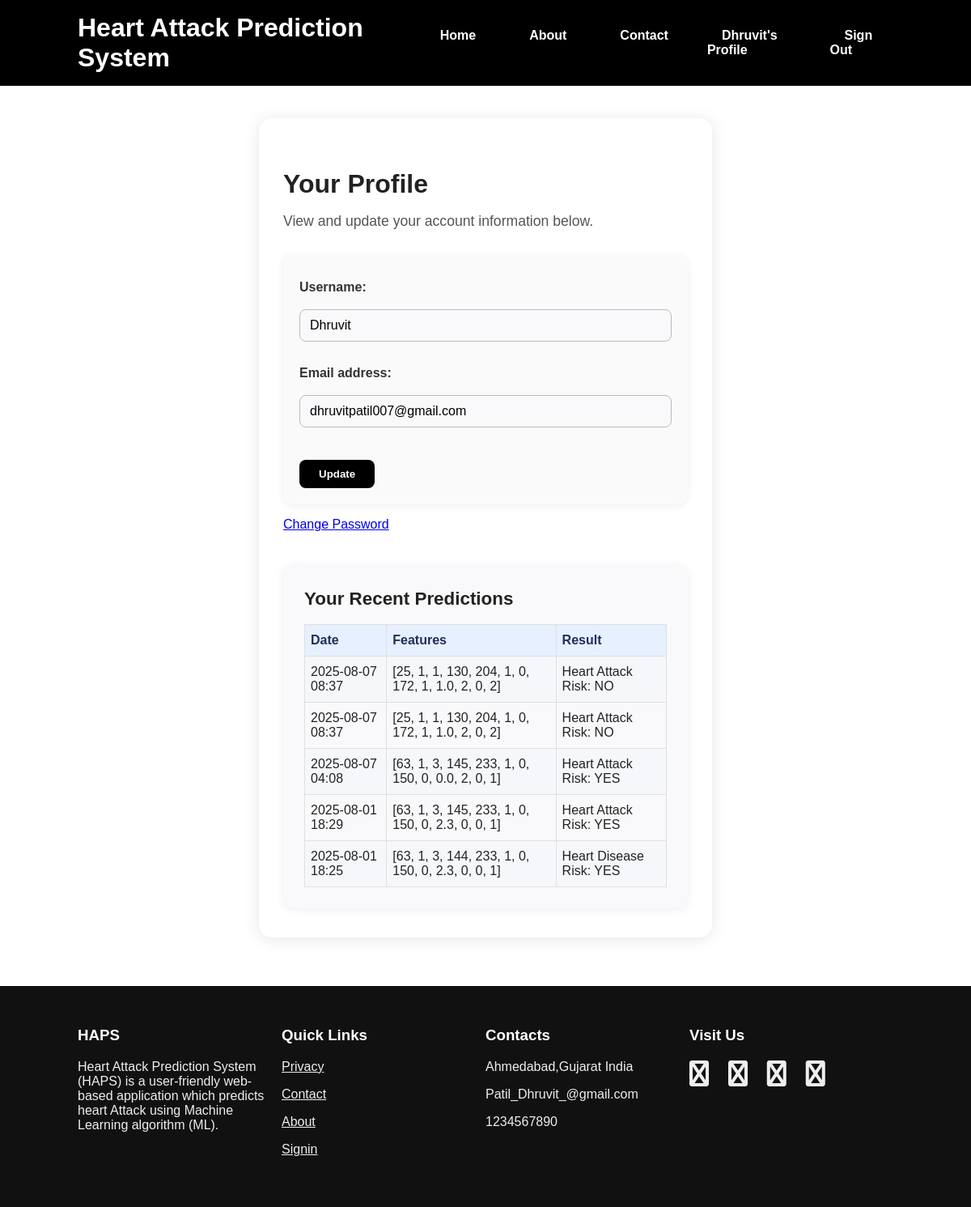
/profile/ (signed in), run on the app's committed database.
### Heart_app/models.py (models this page shows, shortened)
class PredictionHistory(models.Model):
    user = models.ForeignKey(User, on_delete=models.CASCADE)
    date = models.DateTimeField(auto_now_add=True)
    features = models.TextField()  # Or use JSONField for structured data if using Django 3.1+
    prediction = models.CharField(max_length=30)

### Heart_app/views.py (the view)
# urls.py: path("profile/",views.profile,name="profile"),
@login_required
def profile(request):
    if request.method == 'POST':
        form = ProfileForm(request.POST, instance=request.user)
        if form.is_valid():
            form.save()
            return render(request, 'profile.html', {
                'form': form,
                'success': 'Your profile was updated successfully!'
            })
    else:
        form = ProfileForm(instance=request.user)
        history = PredictionHistory.objects.filter(user=request.user).order_by('-date')[:10]
    return render(request, 'profile.html', {
        'form': form,
        'history': history,
    })

### Heart_app/forms.py
class ProfileForm(forms.ModelForm):
    class Meta:
        model = User
        fields = ('username', 'email')
        widgets = {
            'username': forms.TextInput(attrs={'readonly': 'readonly'}),  # username not editable, remove if you want it editable
        }

### Heart_app/templates/profile.html (shortened to what this page needs)
{% extends 'base.html' %}
{% load static %}
{% block content %}
<div class="form-container">
    <div class="form-title">
        <h2>Your Profile</h2>
        <p>View and update your account information below.</p>
    </div>
    <form method="post" class="prediction-form">
        {% for field in form %}
            <div class="form-group">
                {{ field.label_tag }}
                {{ field }}
            </div>
        {% endfor %}
        <button type="submit" class="btn btn-primary">Update</button>
    </form>
    <p><a href="{% url 'change_password' %}">Change Password</a></p>
<div class="prediction-history">
  <h3>Your Recent Predictions</h3>
  {% if history %}
    <table>
      <tr><th>Date</th><th>Features</th><th>Result</th></tr>
      {% for h in history %}
      <tr>
        <td>{{ h.date|date:'Y-m-d H:i' }}</td>
        <td>{{ h.features }}</td>
        <td>{{ h.prediction }}</td>
      </tr>
      {% endfor %}
    </table>
  {% else %}
    <p>No prediction history yet.</p>
  {% endif %}
</div>
</div>
{% endblock %}

### Heart_app/templates/base.html (shortened to what this page needs)
{% load static %}
<!DOCTYPE html>
<html lang="en">
<head>
    <link rel="stylesheet" href="{% static 'style.css' %}">
    <link rel="stylesheet" href="https://cdnjs.cloudflare.com/ajax/libs/font-awesome/6.4.2/css/all.min.css">
</head>
<body>
  <nav class="navbar">
    <div class="title">Heart Attack Prediction System</div>
    <ul>
      <li><a href="{% url 'home' %}">Home</a></li>
      <li><a href="{% url 'about' %}">About</a></li>
      <li><a href="{% url 'contact' %}">Contact</a></li>
       {% if user.is_authenticated %}
      <li><a href="{% url 'profile' %}">{{ user.username }}'s Profile</a></li>
      <li><a href="{% url 'signout' %}">Sign Out</a></li>
      {% else %}
      <li><a href="{% url 'signin' %}">Sign In</a></li>
        {% endif %}
    </ul>
  </nav>
  {% block content %}{% endblock %}
<footer style="background:#111; color:#eee; padding:50px 8vw 28px 8vw;">
  <div style="display:flex; flex-wrap:wrap; justify-content:space-between;">
    <div style="flex:1; min-width:220px; margin-bottom:18px;">
      <h3 style="margin-top:0; color:#fff;">HAPS</h3>
      <p style="font-size:1em;">Heart Attack Prediction System (HAPS) is a user-friendly web-based application which predicts heart Attack using Machine Learning algorithm (ML).</p>
    </div>
    <div style="flex:1; min-width:180px; margin-bottom:18px;">
      <h3 style="margin-top:0; color:#fff;">Quick Links</h3>
      <p><a href="#" style="color:#eee;">Privacy</a></p>
      <p><a href="#" style="color:#eee;">Contact</a></p>
      <p><a href="#" style="color:#eee;">About</a></p>
      <p><a href="#" style="color:#eee;">Signin</a></p>
    </div>
    <div style="flex:1; min-width:210px; margin-bottom:18px;">
      <h3 style="margin-top:0; color:#fff;">Contacts</h3>
      <p>Ahmedabad,Gujarat India</p>
      <p>Patil_Dhruvit_@gmail.com</p>
      <p>1234567890</p>
    </div>
    <div style="flex:1; min-width:160px; margin-bottom:18px;">
      <h3 style="margin-top:0; color:#fff;">Visit Us</h3>
      <div style="font-size:2em;">
        <a href="#" style="color:#eee; margin-right:15px;"><i class="fa fa-facebook"></i></a>
        <a href="#" style="color:#eee; margin-right:15px;"><i class="fa fa-instagram"></i></a>
        <a href="#" style="color:#eee; margin-right:15px;"><i class="fa fa-github"></i></a>
        <a href="#" style="color:#eee;"><i class="fa fa-twitter"></i></a>
      </div>
    </div>
  </div>
</footer>
</body>
</html>

### Heart_app/static/style.css (style rules this page uses)
body { margin: 0; font-family: Arial, sans-serif; background: #fff; color: #222; }
.navbar { background: #000; color: #fff; padding: 16px 8vw; display: flex; justify-content: space-between; align-items: center; }
.navbar .title { font-size: 2em; font-weight: bold; }
.navbar ul { list-style: none; margin: 0; padding: 0; display: flex; gap: 30px; }
.navbar ul li { display: inline; }
.navbar ul li a, .navbar .sign-in-btn { text-decoration: none; color: #fff; font-weight: bold; padding: 8px 18px; border-radius: 6px; transition: 0.2s; }
form { background: #fafafa; padding: 32px 20px 20px 20px; border-radius: 12px; box-shadow: 0 2px 10px rgba(0,0,0,0.07); margin-top: 30px; max-width: 470px; }
input[type="text"], input[type="number"], input[type="password"], input[type="email"], select { width: 100%; padding: 10px 8px; margin: 12px 0; box-sizing: border-box; border-radius: 5px; border: 1px solid #bbb; }
button[type="submit"] { background: #000; color: #fff; padding: 10px 24px; border-radius: 8px; border: none; font-weight: bold; margin-top: 10px; cursor: pointer; }
.form-container { max-width: 500px; margin: 40px auto 60px auto; background: #fff; padding: 36px 30px 36px 30px; border-radius: 16px; box-shadow: 0 2px 20px rgba(0,0,0,0.1); }
.form-title h2 { font-size: 2em; margin-bottom: 0.5em; font-weight: 700; color: #222; }
.form-title p { font-size: 1.1em; color: #555; margin-bottom: 24px; }
.prediction-form .form-group { margin-bottom: 18px; }
.prediction-form label { font-weight: 600; display: block; margin-bottom: 6px; color: #333; }
.prediction-form input, .prediction-form select { width: 100%; padding: 10px 12px; border: 1.6px solid #bbb; border-radius: 8px; font-size: 1em; background: #f9f9fb; transition: border-color 0.3s ease; }
.prediction-history { margin-top: 40px; background: #f9f9fb; padding: 30px 26px 26px 26px; border-radius: 14px; box-shadow: 0 2px 12px rgba(0,0,0,0.07); }
.prediction-history h3 { margin-top: 0; font-size: 1.4em; font-weight: 700; color: #222; margin-bottom: 18px; }
.prediction-history table { width: 100%; border-collapse: collapse; margin-top: 10px; }
.prediction-history th, .prediction-history td { border: 1.5px solid #e0e0e0; padding: 10px 7px; text-align: left; font-size: 1em; }
.prediction-history th { background: #e6f0ff; color: #222e59; font-weight: bold; }
.prediction-history tr:nth-child(even) { background: #f5f7fa; }

### data on the page
PredictionHistory: date "2025-08-07 08:37", features "[25, 1, 1, 130, 204, 1, 0, 172, 1, 1.0, 2, 0, 2]", prediction "Heart Attack Risk: NO"
PredictionHistory: date "2025-08-07 08:37", features "[25, 1, 1, 130, 204, 1, 0, 172, 1, 1.0, 2, 0, 2]", prediction "Heart Attack Risk: NO"
PredictionHistory: date "2025-08-07 04:08", features "[63, 1, 3, 145, 233, 1, 0, 150, 0, 0.0, 2, 0, 1]", prediction "Heart Attack Risk: YES"
PredictionHistory: date "2025-08-01 18:29", features "[63, 1, 3, 145, 233, 1, 0, 150, 0, 2.3, 0, 0, 1]", prediction "Heart Attack Risk: YES"
PredictionHistory: date "2025-08-01 18:25", features "[63, 1, 3, 144, 233, 1, 0, 150, 0, 2.3, 0, 0, 1]", prediction "Heart Disease Risk: YES"

### other printed values
{{ user.username }} "Dhruvit"
{{ field.label_tag }} "Username:" "Email address:"
